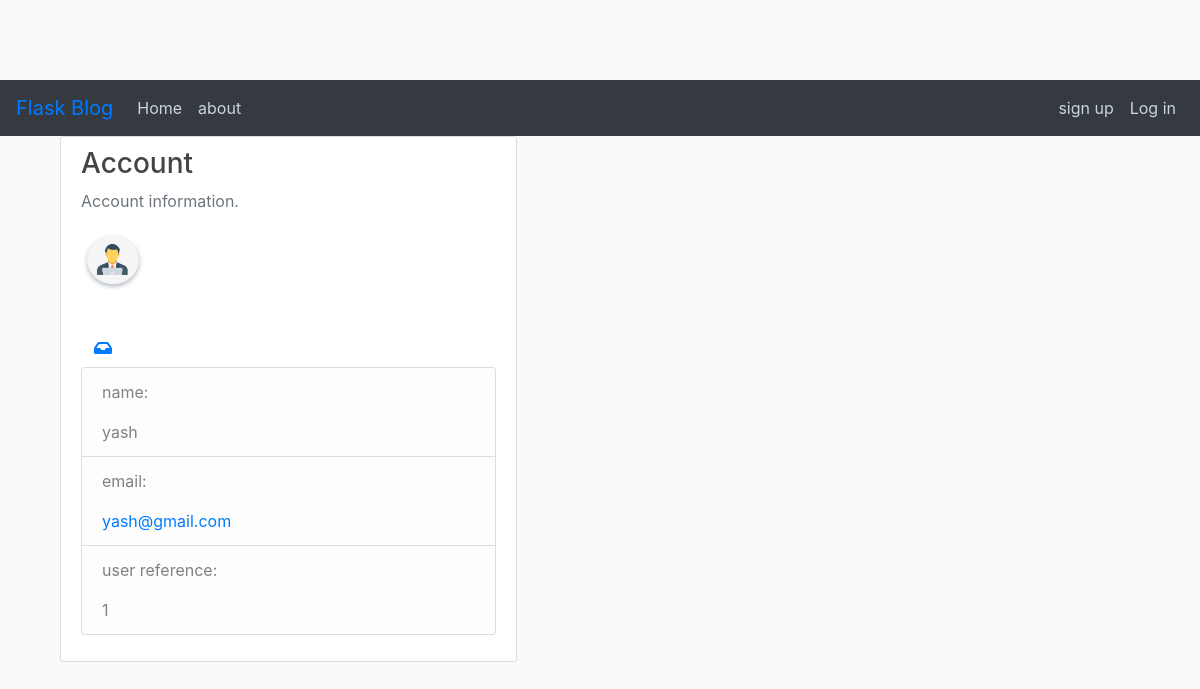
Page /user/1 on the committed database.
### flaskblog/models.py (models this page shows, shortened)
class User(db.Model, UserMixin):
	id = db.Column(db.Integer, primary_key = True)
	username = db.Column(db.String(20), unique = True, nullable = False)
	email = db.Column(db.String(120), unique = True, nullable = False)
	image_file = db.Column(db.String(20), nullable = False, default = 'default.jpg')
	password = db.Column(db.String(60), nullable = False)
	posts = db.relationship('Post', backref = 'author', lazy = True)
	bookmarks = db.relationship('Post', secondary=user_bookmarks, backref=db.backref('users', lazy='dynamic'))
	comments = db.relationship('Comment', backref = 'commenter', lazy= True)
	messages = db.relationship('Message', backref = 'sender', lazy = 'dynamic', foreign_keys = 'Message.uidsender')
	receiver = db.relationship('Message', backref = 'received', lazy = 'dynamic', foreign_keys = 'Message.uidreceiver')

### flaskblog/routes.py (the view)
@app.route("/user/<int:user_id>")
def displayuser(user_id):
	user = User.query.get(user_id)
	return render_template('userinfo.html', title='user info', user = user)

### flaskblog/templates/userinfo.html
 {% extends "layout.html" %}
{% block content %}
    <div class="col-md-8">
            <div class="content-section">
              <h3>Account</h3>
              <p class='text-muted'>Account information.
              	<div class="image-dislay" style="height: 100px; width:100px;">
              		<img class="rounded-circle article-img" src="{{ url_for('static', filename='profile_pics/' + user.image_file) }}">
              	</div>
              	{% if not user == current_user %}
	              	<form method="POST" action="{{ url_for('message', user_id = user.id) }}">
		              	<button type="submit" class="btn btn-link" data-toggle="popover" title="Direct Message">
		              		<i class="fa fa-inbox" aria-hidden="true"></i>
		              	</button>
	              	</form>
              	{% endif %}
                <ul class="list-group">
                  <li class="list-group-item list-group-item-light"><p>name: </p>{{user.username}}</li>
                  <li class="list-group-item list-group-item-light"><p>email: </p><a href="mailto:{{user.email}}">{{ user.email }}</a></li>
                  <li class="list-group-item list-group-item-light"><p>user reference: </p>{{user.id}}</li>
                </ul>
              </p>
            </div>
          </div>
{% endblock content %}

### flaskblog/static/main.css (style rules this page uses)
body { background: #fafafa; color: #333333; margin-top: 5rem; }
h1, h2, h3, h4, h5, h6 { color: #444444; }
.content-section { background: #ffffff; padding: 10px 20px; border: 1px solid #dddddd; border-radius: 3px; margin-bottom: 20px; }
.article-img { height: 65px; width: 65px; margin-right: 16px; }

### rows in the picture
User: image_file (picture), username "yash", email "yash@gmail.com", id "1"
